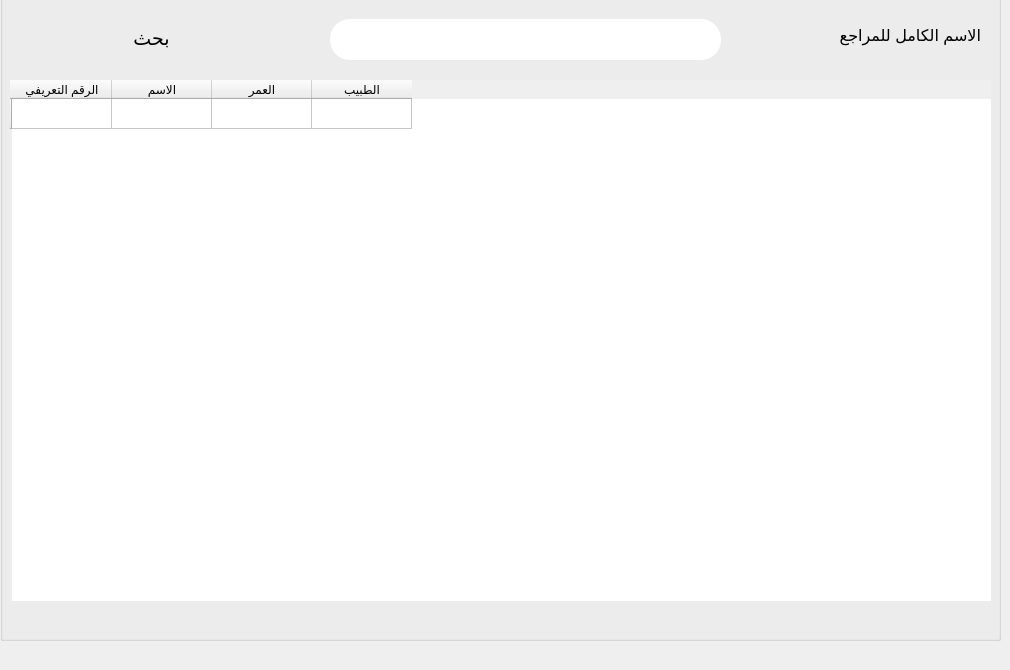
      <widget class="QWidget" name="tab_12">
       <attribute name="title">
        <string>كل المبيعات</string>
       </attribute>
       <widget class="QGroupBox" name="groupBox_8">
        <property name="geometry">
         <rect>
          <x>0</x>
          <y>-20</y>
          <width>1001</width>
          <height>661</height>
         </rect>
        </property>
        <property name="title">
         <string/>
        </property>
        <widget class="QLineEdit" name="lineEdit_25">
         <property name="geometry">
          <rect>
           <x>330</x>
           <y>39</y>
           <width>391</width>
           <height>41</height>
          </rect>
         </property>
         <property name="font">
          <font>
           <pointsize>13</pointsize>
          </font>
         </property>
         <property name="styleSheet">
          <string notr="true">border-radius: 20px;
</string>
         </property>
         <property name="placeholderText">
          <string/>
         </property>
        </widget>
        <widget class="QPushButton" name="pushButton_19">
         <property name="geometry">
          <rect>
           <x>10</x>
           <y>33</y>
           <width>241</width>
           <height>51</height>
          </rect>
         </property>
         <property name="font">
          <font>
           <family>Segoe UI</family>
           <pointsize>14</pointsize>
          </font>
         </property>
         <property name="styleSheet">
          <string notr="true">border-radius: 20px;
</string>
         </property>
         <property name="text">
          <string>        بحث</string>
         </property>
        </widget>
        <widget class="QTableWidget" name="tableWidget_6">
         <property name="geometry">
          <rect>
           <x>10</x>
           <y>100</y>
           <width>981</width>
           <height>521</height>
          </rect>
         </property>
         <property name="styleSheet">
          <string notr="true">border-radius: 60px;
</string>
         </property>
         <row>
          <property name="text">
           <string/>
          </property>
         </row>
         <column>
          <property name="text">
           <string>الرقم التعريفي</string>
          </property>
         </column>
         <column>
          <property name="text">
           <string>الاسم</string>
          </property>
         </column>
         <column>
          <property name="text">
           <string>العمر</string>
          </property>
         </column>
         <column>
          <property name="text">
           <string>الطبيب</string>
          </property>
         </column>
        </widget>
        <widget class="QLabel" name="label_55">
         <property name="enabled">
          <bool>true</bool>
         </property>
         <property name="geometry">
          <rect>
           <x>740</x>
           <y>30</y>
           <width>241</width>
           <height>51</height>
          </rect>
         </property>
         <property name="font">
          <font>
           <family>Segoe UI</family>
           <pointsize>12</pointsize>
           <weight>50</weight>
           <bold>false</bold>
          </font>
         </property>
         <property name="text">
          <string>الاسم الكامل للمراجع</string>
         </property>
        </widget>
        <widget class="QLabel" name="label_63">
         <property name="geometry">
          <rect>
           <x>30</x>
           <y>42</y>
           <width>101</width>
           <height>31</height>
          </rect>
         </property>
         <property name="styleSheet">
          <string notr="true">image: url(:/icons8-search-512.png);</string>
         </property>
         <property name="text">
          <string/>
         </property>
        </widget>
       </widget>
      </widget>
